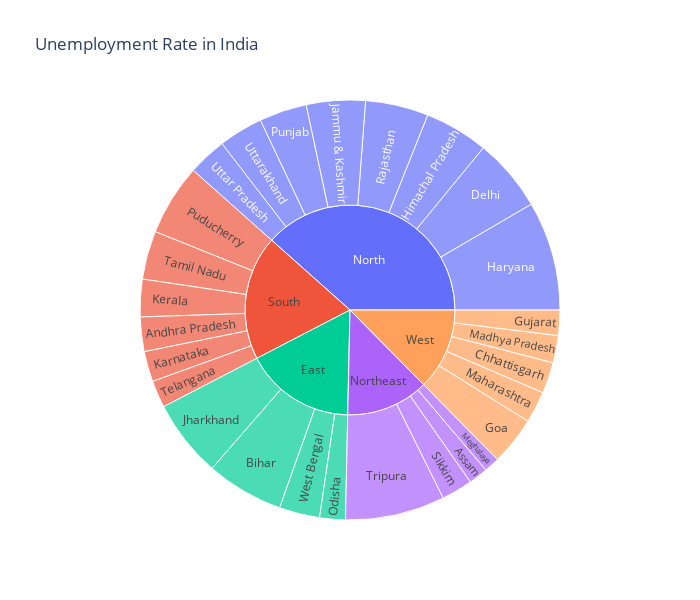

Notebook cell for this chart:
### Markdown cell above
# Dashboard to analyze the unemployment rate of each Indian state

### Code cell
# plotting sunburst

unemployment = data[['States','Region','Estimated Unemployment Rate']]
figure = px.sunburst(unemployment,path=['Region','States'],
                     values='Estimated Unemployment Rate',
                     width=700,height=600, color_continuous_scale='RdY1Gn',
                     title="Unemployment Rate in India")
figure.show()

### Figure 1 — Plotly figure (JSON) as saved in the notebook; plotly's stock layout.template omitted (floating-point values rounded to 4 significant figures)
{"data": [{"branchvalues": "total", "domain": {"x": [0, 1], "y": [0, 1]}, "hovertemplate": "labels=%{label}<br>Estimated Unemployment Rate=%{value}<br>parent=%{parent}<br>id=%{id}<extra></extra>", "ids": ["South/Andhra Pradesh", "Northeast/Assam", "East/Bihar", "West/Chhattisgarh", "North/Delhi", "West/Goa", "West/Gujarat", "North/Haryana", "North/Himachal Pradesh", "North/Jammu & Kashmir", "East/Jharkhand", "South/Karnataka", "South/Kerala", "West/Madhya Pradesh", "West/Maharashtra", "Northeast/Meghalaya", "East/Odisha", "South/Puducherry", "North/Punjab", "North/Rajasthan", "Northeast/Sikkim", "South/Tamil Nadu", "South/Telangana", "Northeast/Tripura", "North/Uttar Pradesh", "North/Uttarakhand", "East/West Bengal", "East", "North", "Northeast", "South", "West"], "labels": ["Andhra Pradesh", "Assam", "Bihar", "Chhattisgarh", "Delhi", "Goa", "Gujarat", "Haryana", "Himachal Pradesh", "Jammu & Kashmir", "Jharkhand", "Karnataka", "Kerala", "Madhya Pradesh", "Maharashtra", "Meghalaya", "Odisha", "Puducherry", "Punjab", "Rajasthan", "Sikkim", "Tamil Nadu", "Telangana", "Tripura", "Uttar Pradesh", "Uttarakhand", "West Bengal", "East", "North", "Northeast", "South", "West"], "name": "", "parents": ["South", "Northeast", "East", "West", "North", "West", "West", "North", "North", "North", "East", "South", "South", "West", "West", "Northeast", "East", "South", "North", "North", "Northeast", "South", "South", "Northeast", "North", "North", "East", "", "", "", "", ""], "type": "sunburst", "values": [86.64, 48.56, 194.7, 78.19, 184.1, 121.7, 63.76, 274.8, 160.7, 148.3, 195.4, 76.68, 94.34, 68.54, 79.79, 38.66, 64.62, 179.4, 119.8, 158.7, 78.34, 121.9, 68.33, 250.6, 97.37, 111.6, 101.9, 556.6, 1255.0, 416.1, 627.3, 411.9]}], "layout": {"height": 600, "legend": {"tracegroupgap": 0}, "title": {"text": "Unemployment Rate in India"}, "width": 700}}
